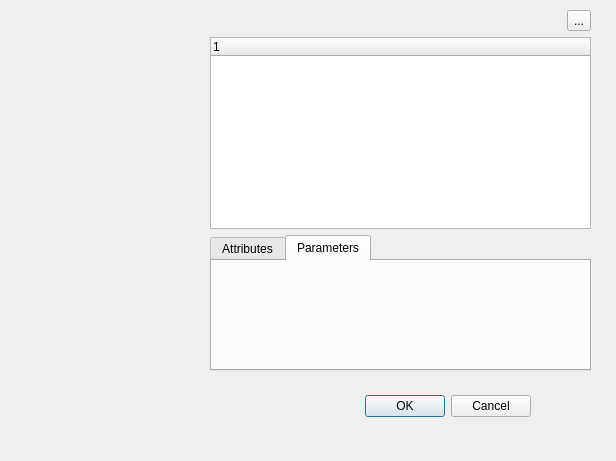
<?xml version="1.0" encoding="UTF-8"?>
<ui version="4.0">
 <class>FixtureDialog</class>
 <widget class="QDialog" name="FixtureDialog">
  <property name="geometry">
   <rect>
    <x>0</x>
    <y>0</y>
    <width>616</width>
    <height>461</height>
   </rect>
  </property>
  <property name="windowTitle">
   <string>Fixture Patching</string>
  </property>
  <widget class="QDialogButtonBox" name="buttonBox">
   <property name="geometry">
    <rect>
     <x>190</x>
     <y>390</y>
     <width>341</width>
     <height>32</height>
    </rect>
   </property>
   <property name="orientation">
    <enum>Qt::Orientation::Horizontal</enum>
   </property>
   <property name="standardButtons">
    <set>QDialogButtonBox::StandardButton::Cancel|QDialogButtonBox::StandardButton::Ok</set>
   </property>
  </widget>
  <widget class="QWidget" name="layoutWidget">
   <property name="geometry">
    <rect>
     <x>210</x>
     <y>10</y>
     <width>381</width>
     <height>361</height>
    </rect>
   </property>
   <layout class="QVBoxLayout" name="verticalLayout">
    <item>
     <layout class="QHBoxLayout" name="horizontalLayout_2"/>
    </item>
    <item>
     <layout class="QHBoxLayout" name="horizontalLayout_4">
      <item>
       <spacer name="horizontalSpacer_2">
        <property name="orientation">
         <enum>Qt::Orientation::Horizontal</enum>
        </property>
        <property name="sizeHint" stdset="0">
         <size>
          <width>40</width>
          <height>20</height>
         </size>
        </property>
       </spacer>
      </item>
      <item>
       <widget class="QToolButton" name="addFixtureButton">
        <property name="cursor">
         <cursorShape>PointingHandCursor</cursorShape>
        </property>
        <property name="layoutDirection">
         <enum>Qt::LayoutDirection::LeftToRight</enum>
        </property>
        <property name="text">
         <string>...</string>
        </property>
       </widget>
      </item>
     </layout>
    </item>
    <item>
     <widget class="QTreeWidget" name="fixtureTreeWidget">
      <column>
       <property name="text">
        <string notr="true">1</string>
       </property>
      </column>
     </widget>
    </item>
    <item>
     <widget class="QTabWidget" name="tabWidget">
      <property name="currentIndex">
       <number>1</number>
      </property>
      <widget class="QWidget" name="tab_attr">
       <attribute name="title">
        <string>Attributes</string>
       </attribute>
       <widget class="QWidget" name="formWidget" native="true">
        <property name="geometry">
         <rect>
          <x>0</x>
          <y>0</y>
          <width>321</width>
          <height>81</height>
         </rect>
        </property>
        <property name="sizePolicy">
         <sizepolicy hsizetype="Maximum" vsizetype="Maximum">
          <horstretch>0</horstretch>
          <verstretch>0</verstretch>
         </sizepolicy>
        </property>
        <layout class="QFormLayout" name="formLayout_2">
         <item row="0" column="0" colspan="2">
          <layout class="QVBoxLayout" name="verticalLayout_3">
           <property name="spacing">
            <number>6</number>
           </property>
           <property name="sizeConstraint">
            <enum>QLayout::SizeConstraint::SetMaximumSize</enum>
           </property>
           <item>
            <layout class="QHBoxLayout" name="horizontalLayout_3">
             <property name="sizeConstraint">
              <enum>QLayout::SizeConstraint::SetMaximumSize</enum>
             </property>
             <item>
              <widget class="QLabel" name="UniverseLabel">
               <property name="text">
                <string>Universe:</string>
               </property>
              </widget>
             </item>
             <item>
              <spacer name="horizontalSpacer_3">
               <property name="orientation">
                <enum>Qt::Orientation::Horizontal</enum>
               </property>
               <property name="sizeHint" stdset="0">
                <size>
                 <width>40</width>
                 <height>20</height>
                </size>
               </property>
              </spacer>
             </item>
             <item>
              <widget class="QLineEdit" name="lineEdit"/>
             </item>
            </layout>
           </item>
          </layout>
         </item>
        </layout>
       </widget>
      </widget>
      <widget class="QWidget" name="tab_params">
       <attribute name="title">
        <string>Parameters</string>
       </attribute>
      </widget>
     </widget>
    </item>
   </layout>
  </widget>
 </widget>
 <resources/>
 <connections>
  <connection>
   <sender>buttonBox</sender>
   <signal>accepted()</signal>
   <receiver>FixtureDialog</receiver>
   <slot>accept()</slot>
   <hints>
    <hint type="sourcelabel">
     <x>248</x>
     <y>254</y>
    </hint>
    <hint type="destinationlabel">
     <x>157</x>
     <y>274</y>
    </hint>
   </hints>
  </connection>
  <connection>
   <sender>buttonBox</sender>
   <signal>rejected()</signal>
   <receiver>FixtureDialog</receiver>
   <slot>reject()</slot>
   <hints>
    <hint type="sourcelabel">
     <x>316</x>
     <y>260</y>
    </hint>
    <hint type="destinationlabel">
     <x>286</x>
     <y>274</y>
    </hint>
   </hints>
  </connection>
  <connection>
   <sender>addFixtureButton</sender>
   <signal>clicked()</signal>
   <receiver>FixtureDialog</receiver>
   <slot>openAddFixtureDialog()</slot>
   <hints>
    <hint type="sourcelabel">
     <x>574</x>
     <y>30</y>
    </hint>
    <hint type="destinationlabel">
     <x>307</x>
     <y>230</y>
    </hint>
   </hints>
  </connection>
 </connections>
 <slots>
  <slot>openAddFixtureDialog()</slot>
 </slots>
</ui>
